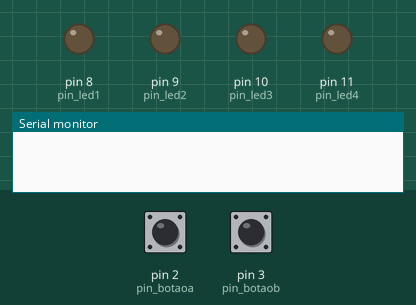
The sketch below on a simulated Arduino Uno, built with avr-gcc and run on an emulated ATmega328P. On the bench: output pins drawn as LEDs (lit = HIGH), the last lines printed to the serial monitor. Dashed ring = blinking. The test bench sets the inputs (shaded band); at power-on: pin 2 (pin_botaoa) LOW, pin 3 (pin_botaob) LOW.

Above: at 1.2 s.
1.3 s: pin 2 (pin_botaoa) pulled HIGH for 0.15 s
At 1.37 s:
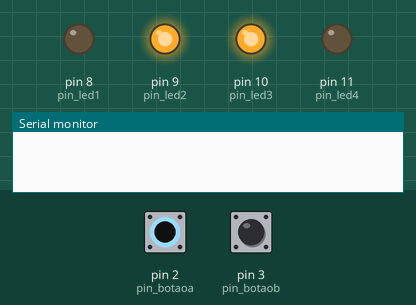
2.9 s: pin 2 (pin_botaoa) pulled HIGH for 3.2 s
At 7.3 s:
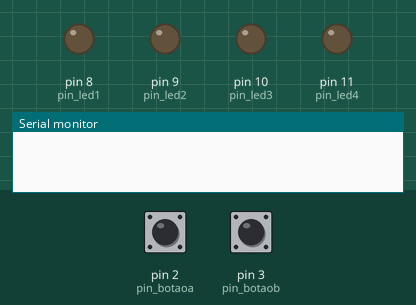
7.6 s: pin 3 (pin_botaob) pulled HIGH for 3.2 s
At 8.6 s:
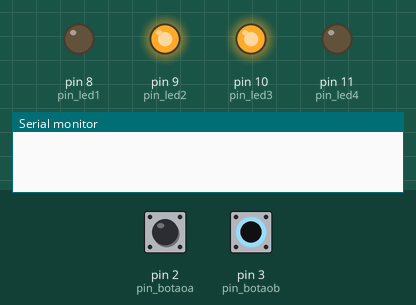
12.3 s: pin 2 (pin_botaoa) driven HIGH and pin 3 (pin_botaob) driven HIGH
At 13.4 s:
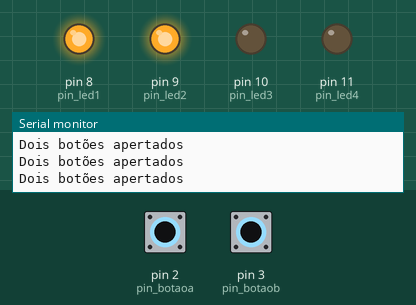
13.8 s: pin 2 (pin_botaoa) pulsed LOW 2 times (0.12 s each, 0.3 s apart)
At 14.01 s:
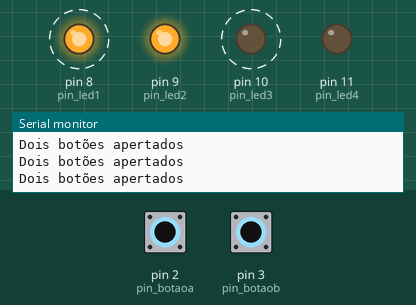
Timing chart, 0 to 16.8 s (numbered marks = the images above; inputs shaded):
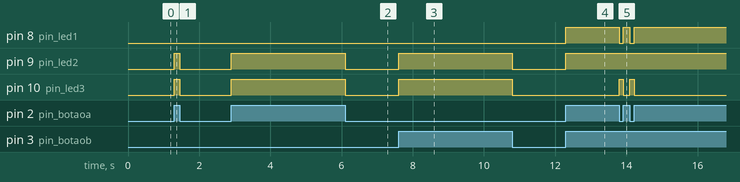

Measured:
- after the input at 1.3 s, pin 9 (pin_led2), pin 10 (pin_led3): LOW → HIGH at once, → LOW 0.15 s later
- after the input at 2.9 s, pin 9 (pin_led2), pin 10 (pin_led3): LOW → HIGH at once, → LOW 3.2 s later
- after the input at 7.6 s, pin 9 (pin_led2), pin 10 (pin_led3): LOW → HIGH at once, → LOW 3.2 s later
- after the input at 12.3 s, pin 8 (pin_led1), pin 9 (pin_led2): LOW → HIGH at once
- after the input at 13.8 s, pin 8 (pin_led1): alternates HIGH for 0.18 s and LOW for 0.12 s, 4 changes in all, then stays HIGH, starting at once; pin 10 (pin_led3): alternates HIGH for 0.12 s and LOW for 0.18 s, 4 changes in all, then stays LOW, starting at once

The sketch:

sketch_jun3b.ino
```cpp
#define pin_led1 8
#define pin_led2 9
#define pin_led3 10
#define pin_led4 11
#define pin_botaoa 2
#define pin_botaob 3


void setup() {
  pinMode(pin_led1, OUTPUT);
  pinMode(pin_led2, OUTPUT);
  pinMode(pin_led3, OUTPUT);
  pinMode(pin_led4, OUTPUT);
  pinMode(pin_botaoa, INPUT);
  pinMode(pin_botaob, INPUT);
  Serial.begin(9600);
}

void loop() {
  bool botaoa = digitalRead(pin_botaoa);
  bool botaob = digitalRead(pin_botaob);

  if((botaoa == 1) && (botaob == 1)){
    Serial.println("Dois botões apertados");
    digitalWrite(pin_led1, 1);
  } else {
    digitalWrite(pin_led1, 0);
  }
  if((botaoa == 1) || (botaob == 1)){
    digitalWrite(pin_led2, 1);
  } else {
    digitalWrite(pin_led2, 0);
  }

  if((botaoa == 1) ^ (botaob == 1)){
    digitalWrite(pin_led3, 1);
  } else {
    digitalWrite(pin_led3, 0);
  }
}
```
